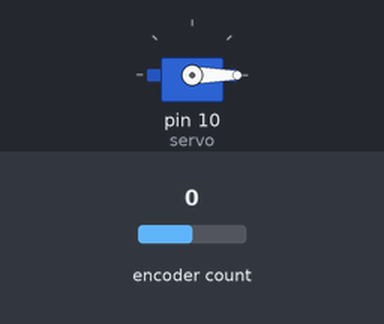
Simulated run of this sketch. Board: Arduino Uno, built with avr-gcc and run on an emulated ATmega328P. Shown: servo. The inputs (shaded band) are chosen by the test bench; at power-on: encoder count 0. What the sketch prints to the serial monitor is not drawn.

Above: at 1.2 s.
1.3 s: encoder count set to 1
At 1.7 s:
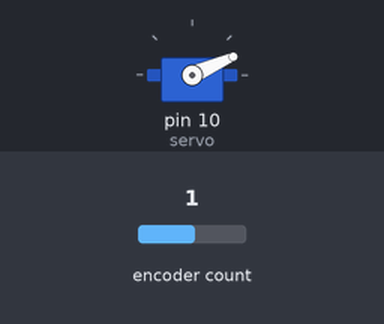
2.8 s: encoder count set to 2
At 4.0 s:
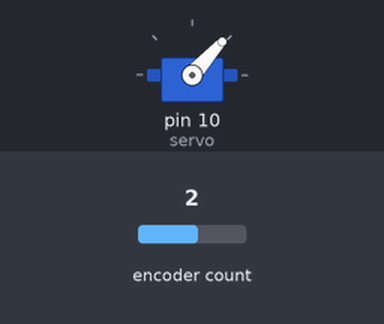
4.3 s: encoder count set to 3
At 5.2 s:
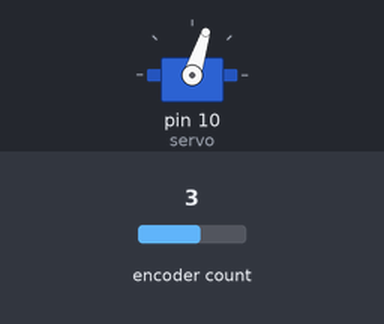
5.8 s: encoder count set to 4
At 6.4 s:
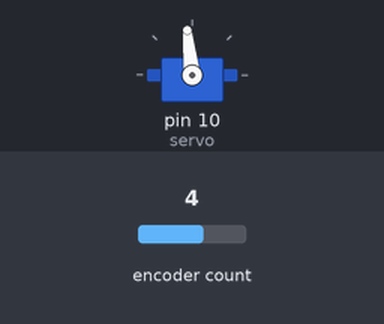
7.3 s: encoder count set to 5
At 8.5 s:
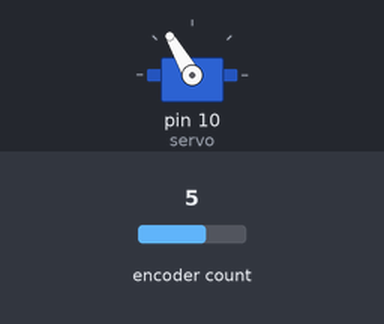
8.8 s: encoder count set to 6
At 9.9 s:
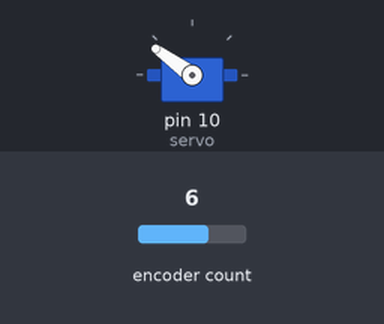
Timing chart, 0 to 11.3 s (numbered marks = the images above; inputs shaded):
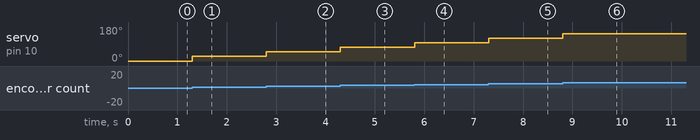

The sketch:

Servo_Test.ino
```cpp
/*
This is a test sketch for the Adafruit assembled Motor Shield for Arduino v2
It won't work with v1.x motor shields! Only for the v2's with built in PWM
control

For use with the Adafruit Motor Shield v2
---->	http://www.adafruit.com/products/1438

This sketch creates a fun motor party on your desk *whiirrr*
Connect a unipolar/bipolar stepper to M3/M4
Connect a DC motor to M1
Connect a hobby servo to SERVO1
*/

#include <Wire.h>
#include <Servo.h>
#include <Encoder.h>
#include <Adafruit_MotorShield.h>

// Create the motor shield object with the default I2C address
Adafruit_MotorShield AFMS = Adafruit_MotorShield();

// Create servo and rotary encoder objects
Servo servo;
Encoder rotaryEnc(3,2);


void setup() {
  Serial.begin(9600);           // set up Serial library at 9600 bps

  AFMS.begin();  // create with the default frequency 1.6KHz
  //AFMS.begin(1000);  // OR with a different frequency, say 1KHz

  // Attach a servo to pin #10
  servo.attach(10);
  servo.write(0);

  Serial.println("Startup complete");
}
int oldPosition = -999;
void loop() {
  long newPosition = rotaryEnc.read();
  if (newPosition != oldPosition) {
        servo.write(newPosition*6); //60ppr
        Serial.println(newPosition*6);
  }
}
```

Measured:
- after the input at 1.3 s, servo on pin 10 (servo): 0° → 24° at once
- after the input at 2.8 s, servo on pin 10 (servo): 24° → 48° at once
- after the input at 4.3 s, servo on pin 10 (servo): 48° → 72° at once
- after the input at 5.8 s, servo on pin 10 (servo): 72° → 96° at once
- after the input at 7.3 s, servo on pin 10 (servo): 96° → 120° at once
- after the input at 8.8 s, servo on pin 10 (servo): 120° → 144° at once
